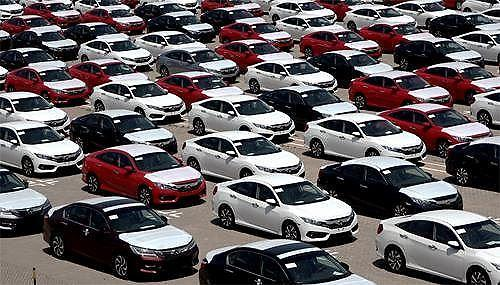
#> input picture a.jpg, 500 x 285 px, given in place of a.png, which was not available
$ python '피카츄좌표.py'
#> lines starting #> are read from the running program, lines starting #| are printed output that depends on the picture; after the words box and inside, x2 and y2 are one past the last pixel; in counts of white or black regions, pixels touching at a corner belong together; pictures that were not available may be replaced by others from this repository, and a replacement may not be noted
import cv2
import numpy as np
import matplotlib.pyplot as plt
from PIL import Image


import sys
np.set_printoptions(threshold=sys.maxsize)  # 배열 전체를 뽑게해주는 함수
# sys.stdout = open('output.txt','w')

img = cv2.imread('a.png')
#> img is the input picture: shape (285, 500, 3); mean B, G, R 96.1, 93.7, 100.1
img = cv2.resize(img, dsize=(200,200), interpolation=cv2.INTER_AREA)
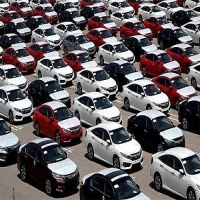
#> img: shape (200, 200, 3); mean B, G, R 96.1, 93.7, 100.1

imgray = cv2.cvtColor(img,cv2.COLOR_BGR2GRAY)
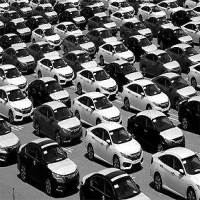
#> imgray: shape (200, 200); min 0, max 255, mean 95.9
ret, thresh = cv2.threshold(imgray,127,255,0)
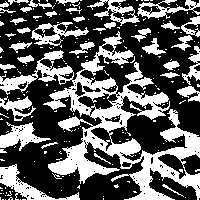
#> thresh: shape (200, 200); 37.4% white; 213 white regions (175 under 20 px)
contours, _ = cv2.findContours(thresh,cv2.RETR_TREE,cv2.CHAIN_APPROX_SIMPLE)
#> contours = 422 contours, 369 with area under 20; largest, box (x1, y1, x2, y2) and area: (0, 31, 200, 200) 9266, (0, 164, 80, 200) 711, (31, 22, 89, 46) 630, (0, 122, 51, 151) 576, (87, 0, 140, 26) 496
con_img = cv2.drawContours(img,contours,-1,(0,255,0),3)
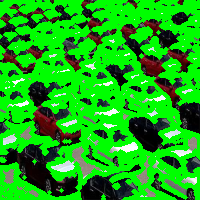
#> con_img: shape (200, 200, 3); mean B, G, R 20.4, 174.6, 23.3
plt.imshow(con_img[:,:,::-1])

#> (the run stopped early here; a loop or call above may not have finished)
